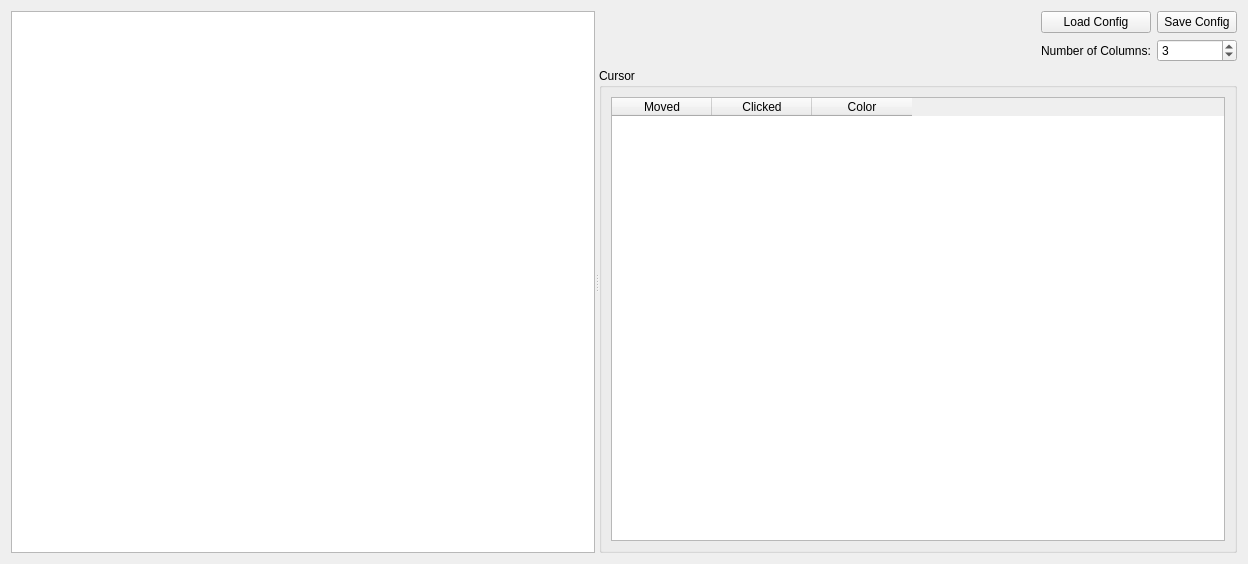
<?xml version="1.0" encoding="UTF-8"?>
<ui version="4.0">
 <class>MultiWindow</class>
 <widget class="QWidget" name="MultiWindow">
  <property name="geometry">
   <rect>
    <x>0</x>
    <y>0</y>
    <width>1248</width>
    <height>564</height>
   </rect>
  </property>
  <property name="windowTitle">
   <string>MultiWindow</string>
  </property>
  <layout class="QVBoxLayout" name="verticalLayout">
   <item>
    <widget class="QSplitter" name="splitter">
     <property name="orientation">
      <enum>Qt::Horizontal</enum>
     </property>
     <widget class="GraphicsLayoutWidget" name="glw"/>
     <widget class="QWidget" name="">
      <layout class="QGridLayout" name="gridLayout_2">
       <item row="1" column="0">
        <spacer name="horizontalSpacer">
         <property name="orientation">
          <enum>Qt::Horizontal</enum>
         </property>
         <property name="sizeHint" stdset="0">
          <size>
           <width>40</width>
           <height>20</height>
          </size>
         </property>
        </spacer>
       </item>
       <item row="2" column="0" colspan="3">
        <widget class="QGroupBox" name="groupBox">
         <property name="title">
          <string>Cursor</string>
         </property>
         <layout class="QGridLayout" name="gridLayout">
          <item row="0" column="0">
           <widget class="QTableWidget" name="tableWidget_crosshair">
            <column>
             <property name="text">
              <string>Moved</string>
             </property>
            </column>
            <column>
             <property name="text">
              <string>Clicked</string>
             </property>
            </column>
            <column>
             <property name="text">
              <string>Color</string>
             </property>
            </column>
           </widget>
          </item>
         </layout>
        </widget>
       </item>
       <item row="1" column="1">
        <widget class="QLabel" name="label">
         <property name="text">
          <string>Number of Columns:</string>
         </property>
        </widget>
       </item>
       <item row="1" column="2">
        <widget class="QSpinBox" name="spinBox_N_columns">
         <property name="minimum">
          <number>1</number>
         </property>
         <property name="maximum">
          <number>10</number>
         </property>
         <property name="value">
          <number>3</number>
         </property>
        </widget>
       </item>
       <item row="0" column="1">
        <widget class="QPushButton" name="pushButton_load">
         <property name="text">
          <string>Load Config</string>
         </property>
        </widget>
       </item>
       <item row="0" column="2">
        <widget class="QPushButton" name="pushButton_save">
         <property name="text">
          <string>Save Config</string>
         </property>
        </widget>
       </item>
      </layout>
     </widget>
    </widget>
   </item>
  </layout>
 </widget>
 <customwidgets>
  <customwidget>
   <class>GraphicsLayoutWidget</class>
   <extends>QGraphicsView</extends>
   <header>pyqtgraph.h</header>
  </customwidget>
 </customwidgets>
 <resources/>
 <connections/>
</ui>
